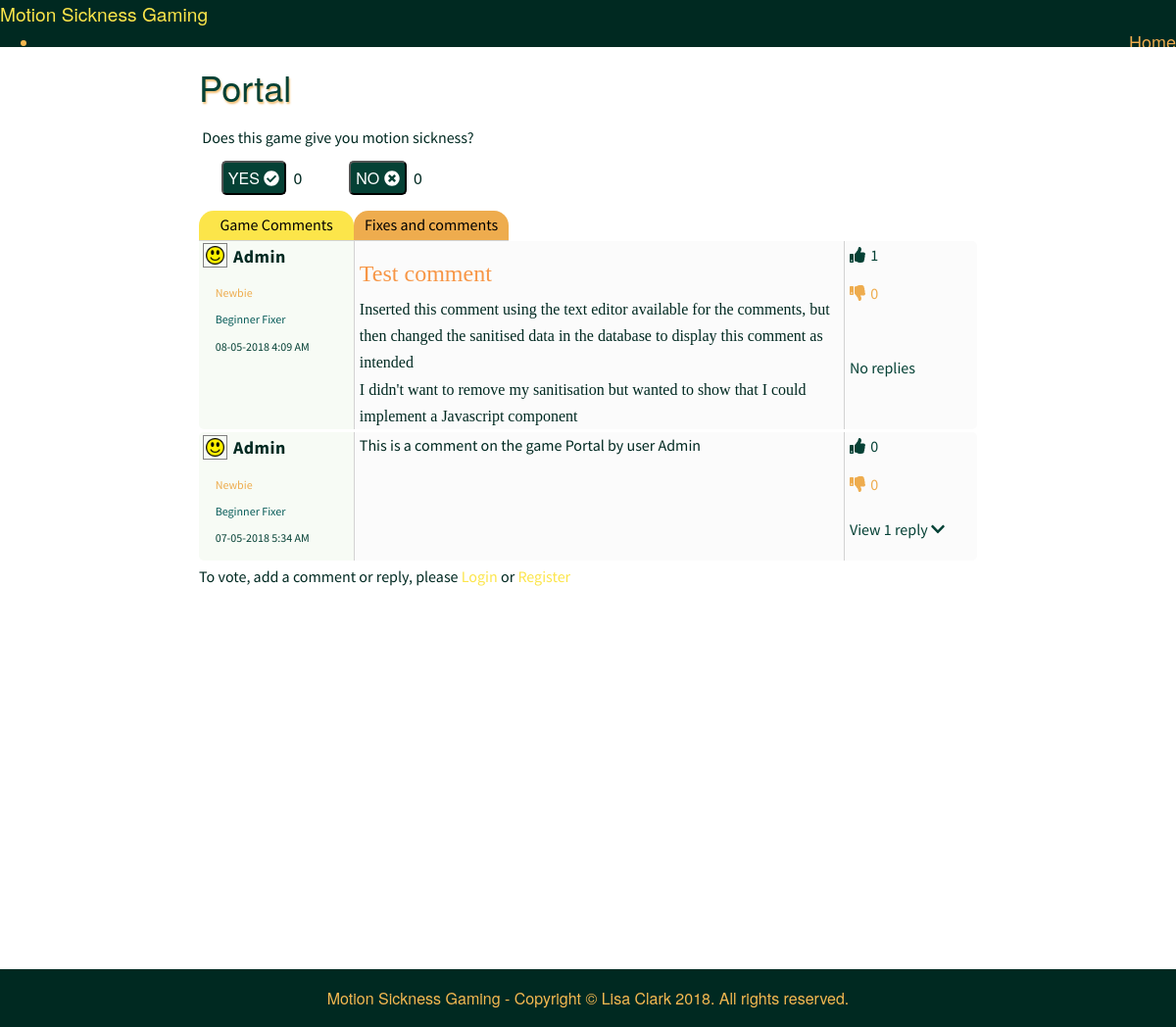
/view/php/individual_games.php?gameID=1, run on the app's committed database.
### tables this page shows
CREATE TABLE `game` (
  `gameID` int(10) UNSIGNED NOT NULL,
  `gameName` varchar(100) NOT NULL,
  `gameThUp` int(10) UNSIGNED NOT NULL,
  `gameThDown` int(10) UNSIGNED NOT NULL,
  `gameDate` datetime NOT NULL DEFAULT CURRENT_TIMESTAMP
);

CREATE TABLE `gamecomm` (
  `gameCommID` int(10) UNSIGNED NOT NULL,
  `gameComment` text NOT NULL,
  `gameCommDateTime` timestamp NOT NULL DEFAULT CURRENT_TIMESTAMP,
  `gameCommThUp` int(10) UNSIGNED NOT NULL,
  `gameCommThDown` int(10) UNSIGNED NOT NULL,
  `userID` int(10) UNSIGNED NOT NULL,
  `gameID` int(10) UNSIGNED NOT NULL,
  `deleted` tinyint(1) NOT NULL
);

CREATE TABLE `avatar` (
  `avatarID` int(10) UNSIGNED NOT NULL,
  `url` varchar(256) NOT NULL
);

CREATE TABLE `user` (
  `userID` int(10) UNSIGNED NOT NULL,
  `username` varchar(30) NOT NULL,
  `password` varchar(512) NOT NULL,
  `userCreateDate` datetime NOT NULL DEFAULT CURRENT_TIMESTAMP,
  `acctStatus` int(10) UNSIGNED NOT NULL,
  `avatarID` int(10) UNSIGNED DEFAULT NULL,
  `commRep` int(10) UNSIGNED NOT NULL,
  `fixRep` int(10) UNSIGNED NOT NULL
);

### model/dbfunctions.php (called while the page is built, shortened)
<?php
function get_one_game($gameID) {
    $selectonegame = "SELECT * FROM game WHERE gameID='" . $_GET['gameID'] . "'";
    include 'connect.php';
    $stmt = $conn->prepare($selectonegame);
    $result = $stmt->execute();
    return $stmt->fetch(PDO::FETCH_ASSOC);
}
function getGameComments($gameid) {
    $comment = "SELECT user.username, user.avatarID, avatar.url, gameComment, gameCommDateTime, gameCommThUp, gameCommThDown, gameComm.userID, gameID, gameCommID, deleted
    FROM gamecomm
    INNER JOIN user ON user.userID = gameComm.userID
    INNER JOIN avatar ON avatar.avatarID = user.avatarID
    WHERE gameID ='" . $gameid . "'
    ORDER BY gameCommDateTime DESC";
    include 'connect.php';
    $stmt = $conn->prepare($comment);
    $stmt->execute();
    return $stmt->fetchAll(PDO::FETCH_ASSOC);
}
function getThumbs($userID) {
    $rep = "SELECT commRep, fixRep FROM user WHERE userID ='" . $userID . "'";
    include 'connect.php';
    $stmt = $conn->prepare($rep);
    $result = $stmt->execute();
    return $stmt->fetch(PDO::FETCH_ASSOC);
}
function getReplyNumber($commID){
    $reply = "SELECT COUNT(*) as 'replies', gameCommID
    FROM gamereply
    WHERE gameCommID = '" . $commID . "'";
    include 'connect.php';
    $stmt = $conn->prepare($reply);
    $result = $stmt->execute();
    return $stmt->fetch(PDO::FETCH_ASSOC);
}
?>

### view/php/individual_games.php (shortened to what this page needs)
<?php
    include 'header.php';
    include 'nav.php';
    include '../../model/connect.php';
    include '../../model/dbfunctions.php';
?>
    <?php
    $gamedetails = get_one_game($_GET['gameID']);
    ?>
<div class="container game-page">
    <div class="game-button">
        <h1 class="inline"><?php echo $gamedetails['gameName'];?></h1>
    </div>
    <?php
        include 'game_vote.php';
    ?>
    <div class="comment-container">
        <div class="pure-button-group tabs" role="group" aria-label="...">
            <button class="tab" onclick="tabOne();" id="tabone">Game Comments</button>
            <button class="tab" onclick="tabTwo();" id="tabtwo">Fixes and comments</button>
        </div>
        <div class="comment-inner">
            <?php
                include 'comments_game.php';
            ?>
        </div>
    </div>
</div>
<?php
    include 'footer.php';
?>

### view/php/game_vote.php (shortened to what this page needs)
<div class="gamevote">
    <p>Does this game give you motion sickness?</p>
        <span class="gamevoting" <?php if(isset($_SESSION['userid']) && empty($getThRec)) { ?>onclick="updatethumb('game', 'up', <?php echo $_GET['gameID']; ?>, 'null');"<?php } else if(!isset($_SESSION['userid'])) { ?> onclick="loginreq(<?php echo $_GET['gameID']; ?>);"<?php } ?>title="<?php echo $gamedetails['gameThUp']; ?> community members voted that <?php echo $gamedetails['gameName'] ?> gave them motion sickness" id="disableup">
            <button type="button" class="pure-button thumbs">
                YES
                <i class="fas fa-check-circle"></i>
            </button>
            <input type="number" class="game" disabled value="<?php echo $gamedetails['gameThUp']; ?>" id="gameup_<?php echo $gamedetails['gameID']; ?>"/>
        </span>
        <span class="gamevoting" <?php if(isset($_SESSION['userid']) && empty($getThRec)) { ?> onclick="updatethumb('game','down', <?php echo $_GET['gameID']; ?>, 'null');"<?php } else if(!isset($_SESSION['userid'])) { ?> onclick="loginreq(<?php echo $_GET['gameID']; ?>);"<?php } ?> title="<?php echo $gamedetails['gameThDown']; ?> community members voted that <?php echo $gamedetails['gameName'] ?> did not give them motion sickness" id="disabledown">
            <button type="button" class="pure-button thumbs">
                NO
                <i class="fas fa-times-circle"></i>
            </button>
            <input type="number" class="game" disabled value="<?php echo $gamedetails['gameThDown'] ?>" id="gamedown_<?php echo $gamedetails['gameID']; ?>"/>
        </span>
</div>

### view/php/comments_game.php (shortened to what this page needs)
<div id="gamecomment">
<?php
$getcomments = getGameComments($_GET['gameID']);
if (!empty($getcomments)) {
    $counter = 0;
    foreach($getcomments as $row) {
    $counter++;
    ?>
    <div class="outer-container">
    <div class="databaseComments" id="#comment_<?php echo $row['gameCommID'] ?>">
        <div class="userinfo entry<?php echo $counter ?>">
            <p>
                <img class="avatar" src="<?php echo $row['url']; ?>"/>
                <span class="username"><?php echo $row['username'] ?></span>
            </p>
            <?php
                $getrep = getThumbs($row['userID']);
                $getreply = getGameReply($row['gameCommID']);
            ?>
            <p class="commrep">
                <?php
                    include 'rep_comments.php';
                ?>
            </p>
            <p class="fixrep">
                <?php
                    include 'rep_fix.php';
                ?>
            </p>
            <p class="date">
                <?php
                    $phpdate = strtotime( $row['gameCommDateTime'] );
                    $mysqldate = date( 'd-m-Y g:i A', $phpdate );
                    echo $mysqldate
                ?>
            </p>
        </div>
        <div class="actualcomment">
            <?php
                if($row['deleted'] == true) {
                    echo "<em>This comment was deleted by Motion Sickness Gaming administration</em>";
                } else {
                    echo $row['gameComment'];
                }
            ?>
        </div>
        <div class="vote">
            <p class="green" <?php if(isset($_SESSION['userid']) && empty($getThRec1)) { ?> onclick="updatethumb('gamecomm', 'up', <?php echo $row['gameCommID']; ?>, <?php echo $row['userID'] ?>);"<?php } else if(!isset($_SESSION['userid'])) { ?> onclick="loginreq(<?php echo $_GET['gameID']; ?>);"<?php } ?> id="hide1_<?php echo $row['gameCommID'] ?>">
                <i class="fas fa-thumbs-up"></i>
                <input type="number" disabled value="<?php echo $row['gameCommThUp']; ?>" id="up_<?php echo $row['gameCommID'] ?>"/>
            </p>
            <p class="orange" <?php if(isset($_SESSION['userid']) && empty($getThRec1)) { ?> onclick="updatethumb('gamecomm', 'down', <?php echo $row['gameCommID'] ?>, <?php echo $row['userID'] ?>);"<?php } else if(!isset($_SESSION['userid'])) { ?> onclick="loginreq(<?php echo $_GET['gameID']; ?>);"<?php } ?> id="hide2_<?php echo $row['gameCommID'] ?>">
                <i class="fas fa-thumbs-down"></i>
                <input type="number" disabled value="<?php echo $row['gameCommThDown'] ?>" id="down_<?php echo $row['gameCommID'] ?>"/>
            </p>
        </div>
        <div class="reply">
            <?php
                $getreplies = getReplyNumber($row['gameCommID']);
            ?>
            <p>
                <a href="#comment_<?php echo $row['gameCommID'] ?>" onclick="toggleviewreply(<?php echo $row['gameCommID'] ?>);">
                    <?php
                if ($getreplies['replies'] == 0) {
                    echo "No replies";
                } else if ($getreplies['replies'] == 1) {
                    ?>
                    View
                    <?php
                     echo $getreplies['replies'] ?> reply <i class="fas fa-chevron-down"></i>
                    <?php
                } else {
                    ?>
                    View
                    <?php
                echo $getreplies['replies'] ?> replies <i class="fas fa-chevron-down"></i>
                    <?php
                }
                ?>
                </a>
            </p>
        </div>
        </div>
            <?php
                foreach($getreply as $row2) {
            ?>
                <?php
                    $getrep = getThumbs($row2['userID']);
                ?>
                    <?php
                        include 'rep_comments.php';
                    ?>
                    <?php
                        include 'rep_fix.php';
                    ?>
            <?php
            }
            ?>
    </div>
    <?php
    }
} else {
    ?>
        <p class="nocomments">No comments to display</p>
<?php
}
    if (isset($_SESSION['loggedin']) && $_SESSION['loggedin'] == true) {
?>
<div class="addcomment">
        <form class="pure-form pure-form-stacked" id="gameComment" method="post" action="../../controller/addcomment.php">
            <fieldset>
                <textarea name="gamecomment" class="comment" id="gamecomment" onchange="validateForm();"></textarea>
                <input type="hidden" name="userID" value="<?php echo $_SESSION['userid'] ?>"/>
                <input type="hidden" name="gameID" value="<?php echo $_GET['gameID'] ?>"/>
                <input type="hidden" name="action_type" value="addgamecomment"/>
                <button type="submit" class="pure-button pure-button-primary">Comment</button>
            </fieldset>
            <?php
                include 'error_section.php';
            ?>
            <div id="gamecomment_error"></div>
        </form>
    </div>
    <?php
        } else {
    ?>
    <div class="addcomment">
        <p>To vote, add a comment or reply, please <a class="yellow" href="login.php?gameID=<?php echo $_GET['gameID'] ?>">Login</a> or <a class="yellow" href="register.php?gameID=<?php echo $_GET['gameID'] ?>">Register</a></p>
    </div>
    <?php
        }
    ?>
</div>

### view/php/rep_comments.php
<?php
    if($getrep['commRep'] <= 50) {
        echo 'Newbie';
    } else if($getrep['commRep'] > 50 && $getrep['commRep'] <= 500) {
        echo 'Partially Sick Member';
    } else if($getrep['commRep'] > 500) {
        echo 'Fully Sick Member';
    }
?>

### view/php/rep_fix.php
<?php
    if($getrep['fixRep'] < 1) {
    } else if($getrep['fixRep'] <= 100) {
        echo 'Beginner Fixer';
    } else if($getrep['fixRep'] > 100 && $getrep['fixRep'] <= 500) {
        echo 'Intermediate Fixer';
    } else if($getrep['fixRep'] > 500) {
        echo 'Ultimate Fixer';
    }
?>

### view/css/layouts/marketing.css (style rules this page uses)
* { -webkit-box-sizing: border-box; -moz-box-sizing: border-box; box-sizing: border-box; }
body { line-height: 1.7em; color: #002921; font-size: 13px; background-image: url(../../img/background.jpg); background-attachment: fixed; }
h1, h2, h3, h4, h5, h6, label { color: #054135; }
.pure-button { background-color: #EEAC4E; color: white; padding: 0.5em 2em; border-radius: 5px; }
@media (min-width: 48em) { body { font-size: 16px; } }

### view/css/style.css (style rules this page uses)
.game-page { padding-top: 5px; margin: 0 auto; background: rgba(255,255,255,0.4); width: 70%; min-height: 1000px; }
.game-page h1 { text-shadow: 1px 2px 2px rgba(238,172,78,0.8); padding-top: 2%; }
.game-page h1, .game-page h2 { padding-left: 1%; }
.gamevote { padding: 1%; text-align: center; width: 300px; }
.gamevote p { font-family: 'Source Sans Pro', sans-serif; }
.inline { display: inline-block; }
input.game[type=number] { background-color: transparent; padding-left: 1%; }
.comment-container { width: 100%; margin: 1%; font-family: 'Source Sans Pro', sans-serif; }
.tabs { display: grid; grid-template-columns: 19.5% 19.5% 61%; }
.tab { border-radius: 15px 15px 0px 0px; color: black; border: none; border-bottom: 1px solid lightgrey; }
a { color: #054135; }
a.yellow { color: #FCE54A; }
#tabone { background: #FCE54A; grid-column: 1 / 2; }
#tabtwo { background: #EEAC4E; grid-column: 2 / 3; }
#tabone, #tabtwo { grid-row: 1 / 4; }
.comment-inner { width: 98%; margin-top: 0; padding 0.5em; }
.databaseComments { width: 100%; margin: 0; padding: 0; display: grid; grid-template-columns: 20% 63% 17%; margin-bottom: 1px; }
.userinfo { grid-column: 1 / 2; grid-row: 1 / 3; padding-left: 1%; border-right: 1px solid lightgrey; background-color: #F7FBF5; border-bottom-left-radius: 5px; border-top-left-radius: 5px; margin-bottom: 2px; }
.entry1 { border-top-left-radius: 0px; }
.actualcomment { grid-column: 2 / 3; grid-row: 1 / 3; padding-left: 1%; padding-right: 1%; border-right: 1px solid lightgrey; background-color: #fbfbfb; margin-bottom: 2px; }
.vote { grid-column: 3 / 4; grid-row: 1 / 2; padding-left: 5px; background-color: #fbfbfb; border-top-right-radius: 5px; }
.reply { grid-column: 3 / 4; padding-left: 5px; background-color: #fbfbfb; border-bottom-right-radius: 5px; margin-bottom: 2px; }
.pure-button.thumbs { background-color: #054135; padding: 2px 5px; margin-left: 5px; }
.game-button { margin-top: -20px; }
.commrep { color: #EEAC4E; font-size: 12px; margin: 0; padding-top: 0; padding-bottom: 0; padding-left: 15px; }
.fixrep { color: #055A57; font-size: 12px; margin: 0; padding-top: 0; padding-bottom: 0; padding-left: 15px; }
.username { padding-bottom: 0; margin-bottom: 0; font-size: 18px; font-weight: bold; padding-left: 3px; vertical-align: bottom; letter-spacing: 0.5px; }
.date { font-size: 12px; color: #054135; padding-left: 15px; }
.addcomment { margin-bottom: 200px; width: 70%; }
.green { color: #054135; padding-right: 2px; }
.orange { color: #EEAC4E; padding-right: 2px; }
input[type=number] { border: none; width: 50px; background-color: #fbfbfb; }
.avatar { width: 25px; height: 25px; padding: 2px; border: 1px solid grey; margin: 2px 0px 2px 2px; }

### data on the page
game: gameName "Portal", gameThUp "0", gameThDown "0"
gamecomm: avatar.url (picture), userID.username "Admin", gameCommDateTime "08-05-2018 4:09 AM", gameComment "Test comment Inserted this comment using the text editor available for the comments, but then changed the sanitised data in the database to display this comment as intended I didn't want to remove my sanitisation but wanted to show that I could implement a Javascript component", gameCommThUp "1", gameCommThDown "0", shows "No replies"
gamecomm: avatar.url (picture), userID.username "Admin", gameCommDateTime "07-05-2018 5:34 AM", gameComment "This is a comment on the game Portal by user Admin", gameCommThUp "0", gameCommThDown "0", replies "1"
